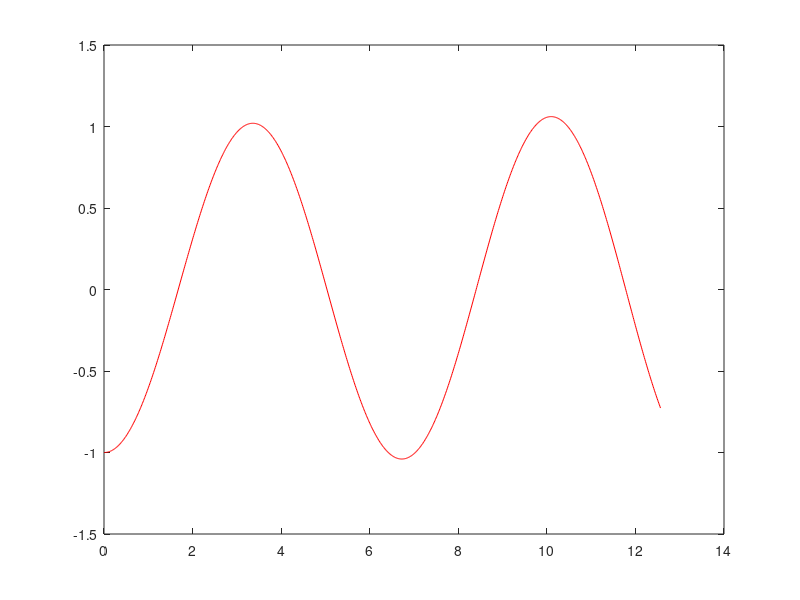
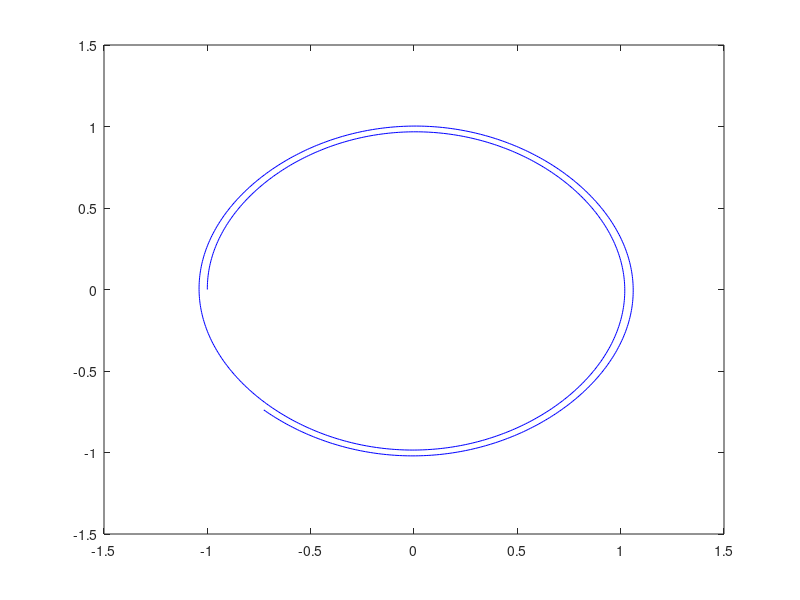

Here is the MATLAB script that generated these plots, in order:
% Euler's method on a system of ODEs,
% currently used on the ODE problem
% y'' = -sin(y), y(0) = -1, y'(0) = 0

% create mesh of equispaced points in time
N = 1000; 
tvals = linspace(0., 4*pi, N); 
h = tvals(2)-tvals(1) ;  % step size
xvals = zeros(N,1); % create blank arrays
wvals = zeros(N,1); % to be edited below 
xvals(1) = -1.0; % initial value for x
wvals(1) = 0.0;  % initial value for w
for i = 1:N-1
    % implement EM method here
    xi = xvals(i);
    wi = wvals(i);
    xvals(i+1) = xi + h*wi;
    wvals(i+1) = wi - h*sin(xi);
end
% plot position x versus time
figure(1)
plot(tvals, xvals, 'r')
% make phase plot--plot velocity w versus x
figure(2)
plot(xvals, wvals, 'b')
